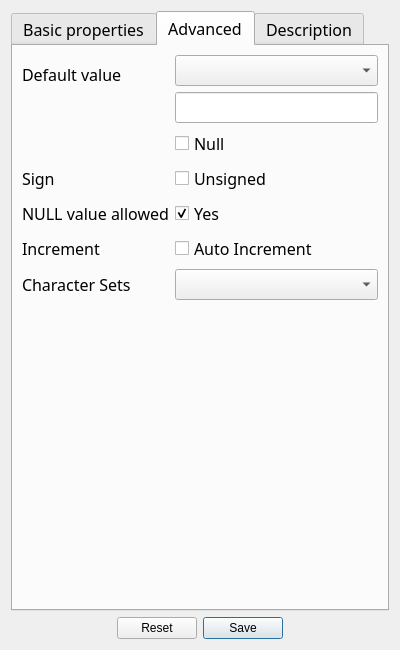
<?xml version="1.0" encoding="UTF-8"?>
<ui version="4.0">
 <class>NewDataTypeForm</class>
 <widget class="QWidget" name="NewDataTypeForm">
  <property name="geometry">
   <rect>
    <x>0</x>
    <y>0</y>
    <width>400</width>
    <height>650</height>
   </rect>
  </property>
  <property name="minimumSize">
   <size>
    <width>0</width>
    <height>0</height>
   </size>
  </property>
  <property name="focusPolicy">
   <enum>Qt::TabFocus</enum>
  </property>
  <property name="windowTitle">
   <string>Form</string>
  </property>
  <layout class="QGridLayout" name="gridLayout">
   <item row="2" column="0">
    <widget class="QDialogButtonBox" name="buttons">
     <property name="standardButtons">
      <set>QDialogButtonBox::Reset|QDialogButtonBox::Save</set>
     </property>
     <property name="centerButtons">
      <bool>true</bool>
     </property>
    </widget>
   </item>
   <item row="1" column="0">
    <widget class="QTabWidget" name="tabWidget">
     <property name="font">
      <font>
       <family>Sans Serif</family>
       <pointsize>12</pointsize>
      </font>
     </property>
     <property name="currentIndex">
      <number>1</number>
     </property>
     <widget class="QWidget" name="tabWidgetPage1">
      <attribute name="title">
       <string>Basic properties</string>
      </attribute>
      <layout class="QFormLayout" name="formLayout">
       <property name="fieldGrowthPolicy">
        <enum>QFormLayout::AllNonFixedFieldsGrow</enum>
       </property>
       <item row="0" column="0">
        <widget class="QLabel" name="label">
         <property name="text">
          <string>&lt;!DOCTYPE HTML PUBLIC &quot;-//W3C//DTD HTML 4.0//EN&quot; &quot;http://www.w3.org/TR/REC-html40/strict.dtd&quot;&gt;
&lt;html&gt;&lt;head&gt;&lt;meta name=&quot;qrichtext&quot; content=&quot;1&quot; /&gt;&lt;style type=&quot;text/css&quot;&gt;
p, li { white-space: pre-wrap; }
&lt;/style&gt;&lt;/head&gt;&lt;body style=&quot; font-family:'Sans'; font-size:10pt; font-weight:400; font-style:normal;&quot;&gt;
&lt;table style=&quot;-qt-table-type: root; margin-top:4px; margin-bottom:4px; margin-left:4px; margin-right:4px;&quot;&gt;
&lt;tr&gt;
&lt;td style=&quot;border: none;&quot;&gt;
&lt;p style=&quot; margin-top:0px; margin-bottom:0px; margin-left:0px; margin-right:0px; -qt-block-indent:0; text-indent:0px;&quot;&gt;&lt;span style=&quot; font-family:'MS Shell Dlg 2'; font-size:12pt;&quot;&gt;Name&lt;/span&gt;&lt;/p&gt;&lt;/td&gt;&lt;/tr&gt;&lt;/table&gt;&lt;/body&gt;&lt;/html&gt;</string>
         </property>
        </widget>
       </item>
       <item row="0" column="1">
        <widget class="QLineEdit" name="txtDTName"/>
       </item>
       <item row="1" column="0">
        <widget class="QLabel" name="label_4">
         <property name="text">
          <string>&lt;!DOCTYPE HTML PUBLIC &quot;-//W3C//DTD HTML 4.0//EN&quot; &quot;http://www.w3.org/TR/REC-html40/strict.dtd&quot;&gt;
&lt;html&gt;&lt;head&gt;&lt;meta name=&quot;qrichtext&quot; content=&quot;1&quot; /&gt;&lt;style type=&quot;text/css&quot;&gt;
p, li { white-space: pre-wrap; }
&lt;/style&gt;&lt;/head&gt;&lt;body style=&quot; font-family:'Sans'; font-size:10pt; font-weight:400; font-style:normal;&quot;&gt;
&lt;table style=&quot;-qt-table-type: root; margin-top:4px; margin-bottom:4px; margin-left:4px; margin-right:4px;&quot;&gt;
&lt;tr&gt;
&lt;td style=&quot;border: none;&quot;&gt;
&lt;p style=&quot; margin-top:0px; margin-bottom:0px; margin-left:0px; margin-right:0px; -qt-block-indent:0; text-indent:0px;&quot;&gt;&lt;span style=&quot; font-family:'MS Shell Dlg 2'; font-size:12pt;&quot;&gt;Type&lt;/span&gt;&lt;/p&gt;&lt;/td&gt;&lt;/tr&gt;&lt;/table&gt;&lt;/body&gt;&lt;/html&gt;</string>
         </property>
        </widget>
       </item>
       <item row="1" column="1">
        <widget class="QComboBox" name="cmbDTType">
         <property name="currentIndex">
          <number>0</number>
         </property>
         <item>
          <property name="text">
           <string>Text/String</string>
          </property>
          <property name="icon">
           <iconset resource="dbm.qrc">
            <normaloff>:/images/actions/images/small/datatypes_text.PNG</normaloff>:/images/actions/images/small/datatypes_text.PNG</iconset>
          </property>
         </item>
         <item>
          <property name="text">
           <string>Numeric</string>
          </property>
          <property name="icon">
           <iconset resource="dbm.qrc">
            <normaloff>:/images/actions/images/small/datatypes_numeric.PNG</normaloff>:/images/actions/images/small/datatypes_numeric.PNG</iconset>
          </property>
         </item>
         <item>
          <property name="text">
           <string>Boolean</string>
          </property>
          <property name="icon">
           <iconset resource="dbm.qrc">
            <normaloff>:/images/actions/images/small/datatypes_bool.PNG</normaloff>:/images/actions/images/small/datatypes_bool.PNG</iconset>
          </property>
         </item>
         <item>
          <property name="text">
           <string>Date/Time</string>
          </property>
          <property name="icon">
           <iconset resource="dbm.qrc">
            <normaloff>:/images/actions/images/small/datatypes_datetime.PNG</normaloff>:/images/actions/images/small/datatypes_datetime.PNG</iconset>
          </property>
         </item>
         <item>
          <property name="text">
           <string>Blob/Binary</string>
          </property>
          <property name="icon">
           <iconset resource="dbm.qrc">
            <normaloff>:/images/actions/images/small/datatypes_blob.PNG</normaloff>:/images/actions/images/small/datatypes_blob.PNG</iconset>
          </property>
         </item>
         <item>
          <property name="text">
           <string>Misc</string>
          </property>
          <property name="icon">
           <iconset resource="dbm.qrc">
            <normaloff>:/images/actions/images/small/datatypes_misc.PNG</normaloff>:/images/actions/images/small/datatypes_misc.PNG</iconset>
          </property>
         </item>
         <item>
          <property name="text">
           <string>Spatial</string>
          </property>
          <property name="icon">
           <iconset resource="dbm.qrc">
            <normaloff>:/images/actions/images/small/datatypes_spatial.PNG</normaloff>:/images/actions/images/small/datatypes_spatial.PNG</iconset>
          </property>
         </item>
        </widget>
       </item>
       <item row="2" column="0">
        <widget class="QLabel" name="label_2">
         <property name="text">
          <string>&lt;!DOCTYPE HTML PUBLIC &quot;-//W3C//DTD HTML 4.0//EN&quot; &quot;http://www.w3.org/TR/REC-html40/strict.dtd&quot;&gt;
&lt;html&gt;&lt;head&gt;&lt;meta name=&quot;qrichtext&quot; content=&quot;1&quot; /&gt;&lt;style type=&quot;text/css&quot;&gt;
p, li { white-space: pre-wrap; }
&lt;/style&gt;&lt;/head&gt;&lt;body style=&quot; font-family:'Sans'; font-size:10pt; font-weight:400; font-style:normal;&quot;&gt;
&lt;table border=&quot;0&quot; style=&quot;-qt-table-type: root; margin-top:4px; margin-bottom:4px; margin-left:4px; margin-right:4px;&quot;&gt;
&lt;tr&gt;
&lt;td style=&quot;border: none;&quot;&gt;
&lt;p style=&quot; margin-top:0px; margin-bottom:0px; margin-left:0px; margin-right:0px; -qt-block-indent:0; text-indent:0px;&quot;&gt;&lt;span style=&quot; font-family:'MS Shell Dlg 2'; font-size:12pt;&quot;&gt;Underlying SQL&lt;/span&gt;&lt;/p&gt;&lt;/td&gt;&lt;/tr&gt;&lt;/table&gt;&lt;/body&gt;&lt;/html&gt;</string>
         </property>
        </widget>
       </item>
       <item row="2" column="1">
        <widget class="QComboBox" name="cmbDTSQLType"/>
       </item>
       <item row="3" column="0">
        <widget class="QLabel" name="lblWidth">
         <property name="text">
          <string>&lt;!DOCTYPE HTML PUBLIC &quot;-//W3C//DTD HTML 4.0//EN&quot; &quot;http://www.w3.org/TR/REC-html40/strict.dtd&quot;&gt;
&lt;html&gt;&lt;head&gt;&lt;meta name=&quot;qrichtext&quot; content=&quot;1&quot; /&gt;&lt;style type=&quot;text/css&quot;&gt;
p, li { white-space: pre-wrap; }
&lt;/style&gt;&lt;/head&gt;&lt;body style=&quot; font-family:'Sans'; font-size:10pt; font-weight:400; font-style:normal;&quot;&gt;
&lt;table style=&quot;-qt-table-type: root; margin-top:4px; margin-bottom:4px; margin-left:4px; margin-right:4px;&quot;&gt;
&lt;tr&gt;
&lt;td style=&quot;border: none;&quot;&gt;
&lt;p style=&quot; margin-top:0px; margin-bottom:0px; margin-left:0px; margin-right:0px; -qt-block-indent:0; text-indent:0px;&quot;&gt;&lt;span style=&quot; font-family:'MS Shell Dlg 2'; font-size:12pt;&quot;&gt;Width&lt;/span&gt;&lt;/p&gt;&lt;/td&gt;&lt;/tr&gt;&lt;/table&gt;&lt;/body&gt;&lt;/html&gt;</string>
         </property>
        </widget>
       </item>
       <item row="3" column="1">
        <widget class="QLineEdit" name="txtWidth"/>
       </item>
       <item row="4" column="0">
        <widget class="QLabel" name="lblValues">
         <property name="text">
          <string>&lt;!DOCTYPE HTML PUBLIC &quot;-//W3C//DTD HTML 4.0//EN&quot; &quot;http://www.w3.org/TR/REC-html40/strict.dtd&quot;&gt;
&lt;html&gt;&lt;head&gt;&lt;meta name=&quot;qrichtext&quot; content=&quot;1&quot; /&gt;&lt;style type=&quot;text/css&quot;&gt;
p, li { white-space: pre-wrap; }
&lt;/style&gt;&lt;/head&gt;&lt;body style=&quot; font-family:'Sans'; font-size:10pt; font-weight:400; font-style:normal;&quot;&gt;
&lt;table style=&quot;-qt-table-type: root; margin-top:4px; margin-bottom:4px; margin-left:4px; margin-right:4px;&quot;&gt;
&lt;tr&gt;
&lt;td style=&quot;border: none;&quot;&gt;
&lt;p style=&quot; margin-top:0px; margin-bottom:0px; margin-left:0px; margin-right:0px; -qt-block-indent:0; text-indent:0px;&quot;&gt;&lt;span style=&quot; font-family:'MS Shell Dlg 2'; font-size:12pt;&quot;&gt;Values&lt;/span&gt;&lt;/p&gt;&lt;/td&gt;&lt;/tr&gt;&lt;/table&gt;&lt;/body&gt;&lt;/html&gt;</string>
         </property>
        </widget>
       </item>
       <item row="4" column="1">
        <layout class="QGridLayout" name="layoutEnums">
         <item row="0" column="0">
          <widget class="QListWidget" name="lstEnumValues"/>
         </item>
         <item row="0" column="1">
          <widget class="QToolButton" name="btnRemoveEnumValue">
           <property name="text">
            <string>...</string>
           </property>
           <property name="icon">
            <iconset resource="dbm.qrc">
             <normaloff>:/images/actions/images/small/remove.png</normaloff>:/images/actions/images/small/remove.png</iconset>
           </property>
          </widget>
         </item>
         <item row="2" column="1">
          <widget class="QToolButton" name="btnAddEnumValue">
           <property name="text">
            <string>...</string>
           </property>
           <property name="icon">
            <iconset resource="dbm.qrc">
             <normaloff>:/images/actions/images/small/add.png</normaloff>:/images/actions/images/small/add.png</iconset>
           </property>
          </widget>
         </item>
         <item row="2" column="0">
          <widget class="QLineEdit" name="txtEnumCurrentValue"/>
         </item>
        </layout>
       </item>
      </layout>
     </widget>
     <widget class="QWidget" name="tabWidgetPage2">
      <attribute name="title">
       <string>Advanced</string>
      </attribute>
      <layout class="QFormLayout" name="formLayout_2">
       <item row="1" column="0">
        <widget class="QLabel" name="label_3">
         <property name="text">
          <string>&lt;!DOCTYPE HTML PUBLIC &quot;-//W3C//DTD HTML 4.0//EN&quot; &quot;http://www.w3.org/TR/REC-html40/strict.dtd&quot;&gt;
&lt;html&gt;&lt;head&gt;&lt;meta name=&quot;qrichtext&quot; content=&quot;1&quot; /&gt;&lt;style type=&quot;text/css&quot;&gt;
p, li { white-space: pre-wrap; }
&lt;/style&gt;&lt;/head&gt;&lt;body style=&quot; font-family:'Sans'; font-size:10pt; font-weight:400; font-style:normal;&quot;&gt;
&lt;table border=&quot;0&quot; style=&quot;-qt-table-type: root; margin-top:4px; margin-bottom:4px; margin-left:4px; margin-right:4px;&quot;&gt;
&lt;tr&gt;
&lt;td style=&quot;border: none;&quot;&gt;
&lt;p style=&quot; margin-top:0px; margin-bottom:0px; margin-left:0px; margin-right:0px; -qt-block-indent:0; text-indent:0px;&quot;&gt;&lt;span style=&quot; font-family:'MS Shell Dlg 2'; font-size:12pt;&quot;&gt;Default value&lt;/span&gt;&lt;/p&gt;&lt;/td&gt;&lt;/tr&gt;&lt;/table&gt;&lt;/body&gt;&lt;/html&gt;</string>
         </property>
        </widget>
       </item>
       <item row="1" column="1">
        <layout class="QVBoxLayout" name="verticalLayout">
         <item>
          <widget class="QComboBox" name="cmbEnumItems"/>
         </item>
         <item>
          <widget class="QLineEdit" name="txtDefaultValue"/>
         </item>
         <item>
          <widget class="QCheckBox" name="chkNullIsDefault">
           <property name="text">
            <string>Null</string>
           </property>
          </widget>
         </item>
        </layout>
       </item>
       <item row="3" column="0">
        <widget class="QLabel" name="lblUnsigned">
         <property name="text">
          <string>&lt;!DOCTYPE HTML PUBLIC &quot;-//W3C//DTD HTML 4.0//EN&quot; &quot;http://www.w3.org/TR/REC-html40/strict.dtd&quot;&gt;
&lt;html&gt;&lt;head&gt;&lt;meta name=&quot;qrichtext&quot; content=&quot;1&quot; /&gt;&lt;style type=&quot;text/css&quot;&gt;
p, li { white-space: pre-wrap; }
&lt;/style&gt;&lt;/head&gt;&lt;body style=&quot; font-family:'Sans'; font-size:10pt; font-weight:400; font-style:normal;&quot;&gt;
&lt;table border=&quot;0&quot; style=&quot;-qt-table-type: root; margin-top:4px; margin-bottom:4px; margin-left:4px; margin-right:4px;&quot;&gt;
&lt;tr&gt;
&lt;td style=&quot;border: none;&quot;&gt;
&lt;p style=&quot; margin-top:0px; margin-bottom:0px; margin-left:0px; margin-right:0px; -qt-block-indent:0; text-indent:0px;&quot;&gt;&lt;span style=&quot; font-family:'MS Shell Dlg 2'; font-size:12pt;&quot;&gt;Sign&lt;/span&gt;&lt;/p&gt;&lt;/td&gt;&lt;/tr&gt;&lt;/table&gt;&lt;/body&gt;&lt;/html&gt;</string>
         </property>
        </widget>
       </item>
       <item row="3" column="1">
        <widget class="QCheckBox" name="chkUnsigned">
         <property name="text">
          <string>Unsigned</string>
         </property>
        </widget>
       </item>
       <item row="7" column="0">
        <widget class="QLabel" name="label_7">
         <property name="text">
          <string>&lt;!DOCTYPE HTML PUBLIC &quot;-//W3C//DTD HTML 4.0//EN&quot; &quot;http://www.w3.org/TR/REC-html40/strict.dtd&quot;&gt;
&lt;html&gt;&lt;head&gt;&lt;meta name=&quot;qrichtext&quot; content=&quot;1&quot; /&gt;&lt;style type=&quot;text/css&quot;&gt;
p, li { white-space: pre-wrap; }
&lt;/style&gt;&lt;/head&gt;&lt;body style=&quot; font-family:'Sans'; font-size:10pt; font-weight:400; font-style:normal;&quot;&gt;
&lt;table border=&quot;0&quot; style=&quot;-qt-table-type: root; margin-top:4px; margin-bottom:4px; margin-left:4px; margin-right:4px;&quot;&gt;
&lt;tr&gt;
&lt;td style=&quot;border: none;&quot;&gt;
&lt;p style=&quot; margin-top:0px; margin-bottom:0px; margin-left:0px; margin-right:0px; -qt-block-indent:0; text-indent:0px;&quot;&gt;&lt;span style=&quot; font-family:'MS Shell Dlg 2'; font-size:12pt;&quot;&gt;Character Sets&lt;/span&gt;&lt;/p&gt;&lt;/td&gt;&lt;/tr&gt;&lt;/table&gt;&lt;/body&gt;&lt;/html&gt;</string>
         </property>
        </widget>
       </item>
       <item row="7" column="1">
        <widget class="QComboBox" name="cmbCharacterSets"/>
       </item>
       <item row="6" column="0">
        <widget class="QLabel" name="label_6">
         <property name="text">
          <string>Increment</string>
         </property>
        </widget>
       </item>
       <item row="6" column="1">
        <widget class="QCheckBox" name="chkAutoIncrement">
         <property name="text">
          <string>Auto Increment</string>
         </property>
        </widget>
       </item>
       <item row="5" column="0">
        <widget class="QLabel" name="label_8">
         <property name="text">
          <string>NULL value allowed</string>
         </property>
        </widget>
       </item>
       <item row="5" column="1">
        <widget class="QCheckBox" name="chkCanBeNull">
         <property name="text">
          <string>Yes</string>
         </property>
         <property name="checked">
          <bool>true</bool>
         </property>
        </widget>
       </item>
      </layout>
     </widget>
     <widget class="QWidget" name="tabWidgetPage3">
      <attribute name="title">
       <string>Description</string>
      </attribute>
      <layout class="QFormLayout" name="formLayout_3">
       <item row="0" column="0">
        <widget class="QLabel" name="label_5">
         <property name="text">
          <string>Description</string>
         </property>
        </widget>
       </item>
       <item row="0" column="1">
        <widget class="QTextEdit" name="txtDescription"/>
       </item>
      </layout>
     </widget>
    </widget>
   </item>
  </layout>
 </widget>
 <resources>
  <include location="dbm.qrc"/>
 </resources>
 <connections>
  <connection>
   <sender>buttons</sender>
   <signal>clicked(QAbstractButton*)</signal>
   <receiver>NewDataTypeForm</receiver>
   <slot>buttonClicked(QAbstractButton*)</slot>
   <hints>
    <hint type="sourcelabel">
     <x>199</x>
     <y>627</y>
    </hint>
    <hint type="destinationlabel">
     <x>199</x>
     <y>324</y>
    </hint>
   </hints>
  </connection>
  <connection>
   <sender>cmbDTType</sender>
   <signal>currentIndexChanged(QString)</signal>
   <receiver>NewDataTypeForm</receiver>
   <slot>basicDTselected(QString)</slot>
   <hints>
    <hint type="sourcelabel">
     <x>257</x>
     <y>95</y>
    </hint>
    <hint type="destinationlabel">
     <x>199</x>
     <y>324</y>
    </hint>
   </hints>
  </connection>
  <connection>
   <sender>cmbDTSQLType</sender>
   <signal>currentIndexChanged(QString)</signal>
   <receiver>NewDataTypeForm</receiver>
   <slot>onSqlTypeSelected(QString)</slot>
   <hints>
    <hint type="sourcelabel">
     <x>257</x>
     <y>128</y>
    </hint>
    <hint type="destinationlabel">
     <x>199</x>
     <y>324</y>
    </hint>
   </hints>
  </connection>
  <connection>
   <sender>btnAddEnumValue</sender>
   <signal>clicked()</signal>
   <receiver>NewDataTypeForm</receiver>
   <slot>onAddMiscValue()</slot>
   <hints>
    <hint type="sourcelabel">
     <x>363</x>
     <y>395</y>
    </hint>
    <hint type="destinationlabel">
     <x>199</x>
     <y>324</y>
    </hint>
   </hints>
  </connection>
  <connection>
   <sender>btnRemoveEnumValue</sender>
   <signal>clicked()</signal>
   <receiver>NewDataTypeForm</receiver>
   <slot>onRemoveSelectedMiscValue()</slot>
   <hints>
    <hint type="sourcelabel">
     <x>363</x>
     <y>277</y>
    </hint>
    <hint type="destinationlabel">
     <x>199</x>
     <y>324</y>
    </hint>
   </hints>
  </connection>
  <connection>
   <sender>cmbCharacterSets</sender>
   <signal>activated(int)</signal>
   <receiver>NewDataTypeForm</receiver>
   <slot>onCharacterSetCmbChanged(int)</slot>
   <hints>
    <hint type="sourcelabel">
     <x>261</x>
     <y>260</y>
    </hint>
    <hint type="destinationlabel">
     <x>199</x>
     <y>324</y>
    </hint>
   </hints>
  </connection>
  <connection>
   <sender>chkNullIsDefault</sender>
   <signal>clicked()</signal>
   <receiver>NewDataTypeForm</receiver>
   <slot>onNullClicked()</slot>
   <hints>
    <hint type="sourcelabel">
     <x>272</x>
     <y>138</y>
    </hint>
    <hint type="destinationlabel">
     <x>199</x>
     <y>324</y>
    </hint>
   </hints>
  </connection>
  <connection>
   <sender>chkCanBeNull</sender>
   <signal>clicked()</signal>
   <receiver>NewDataTypeForm</receiver>
   <slot>onCanBeNullClicked()</slot>
   <hints>
    <hint type="sourcelabel">
     <x>272</x>
     <y>209</y>
    </hint>
    <hint type="destinationlabel">
     <x>199</x>
     <y>324</y>
    </hint>
   </hints>
  </connection>
 </connections>
 <slots>
  <slot>basicDTselected(QString)</slot>
  <slot>onSave()</slot>
  <slot>onReset()</slot>
  <slot>onSqlTypeSelected(QString)</slot>
  <slot>onAddMiscValue()</slot>
  <slot>onRemoveSelectedMiscValue()</slot>
  <slot>onCharacterSetCmbChanged(int)</slot>
  <slot>buttonClicked(QAbstractButton*)</slot>
  <slot>onNullClicked()</slot>
  <slot>onCanBeNullClicked()</slot>
 </slots>
</ui>
